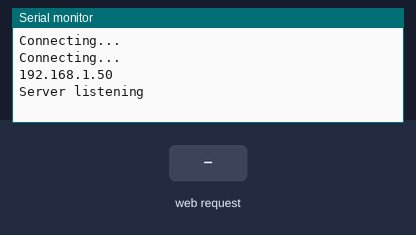
This sketch was run on a simulated ESP8266 (NodeMCU). On the bench: the last lines printed to the serial monitor. Inputs (shaded band) come from the test bench. WiFi joins after 1.5 s; servers stay silent unless stated.

Above: at 3.2 s.
3.3 s: HTTP request GET /body?plain=1 received
At 3.8 s:
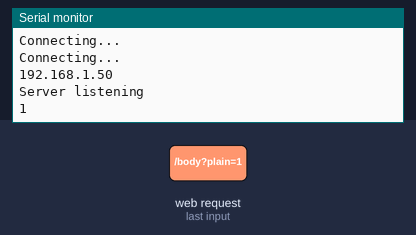
4.8 s: HTTP request GET /body?plain=0 received
At 6.2 s:
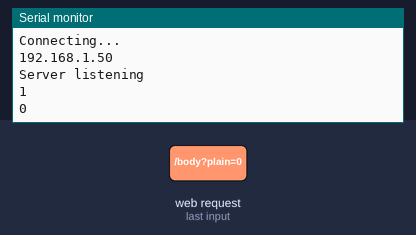

The sketch:

nodemcu_mahi.ino.ino
```cpp
#include <ESP8266WiFi.h>
#include <ESP8266HTTPClient.h>
#include <ArduinoJson.h>
#include <SoftwareSerial.h>
#include <ESP8266WebServer.h>

ESP8266WebServer server(80);

const char* ssid = "DC 5G";
const char* password = "CastaLia";
SoftwareSerial NodeMCU(D2,D3);

void setup()
{
 Serial.begin(9600);
 NodeMCU.begin(4800);
 pinMode(D2,INPUT);
 pinMode(D3,OUTPUT);

 WiFi.begin(ssid, password);
 while (WiFi.status() != WL_CONNECTED)
 {
 delay(1000);
 Serial.println("Connecting...");
 }
 Serial.println(WiFi.localIP());

 server.on("/body", handleBody);

 server.begin();
 Serial.println("Server listening");
}

void loop()
{
  server.handleClient();
}

void handleBody() { //Handler for the body path

      if (server.hasArg("plain")== false){ //Check if body received
            server.send(200, "text/plain", "Body not received");
            return;

      }

      String message = server.arg("plain");

      server.send(200, "text/plain", message);
      Serial.println(message);
      NodeMCU.println(message);
}
```

Measured:
- after the input at 3.3 s, the serial monitor: prints a new line at once (image 1)
- after the input at 4.8 s, the serial monitor: prints a new line at once (image 2)
